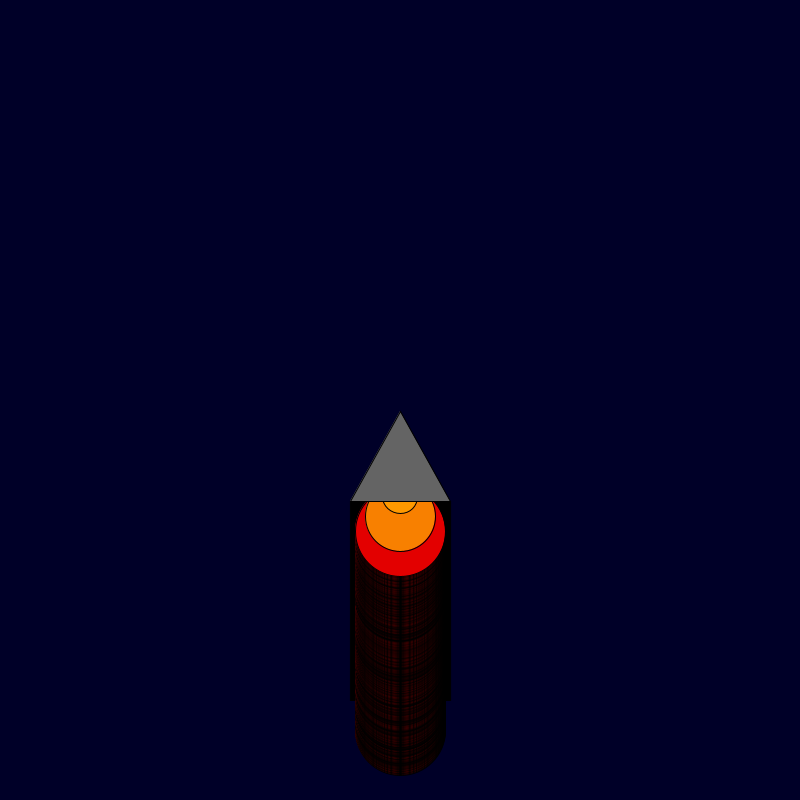
Frame 1 (no input)
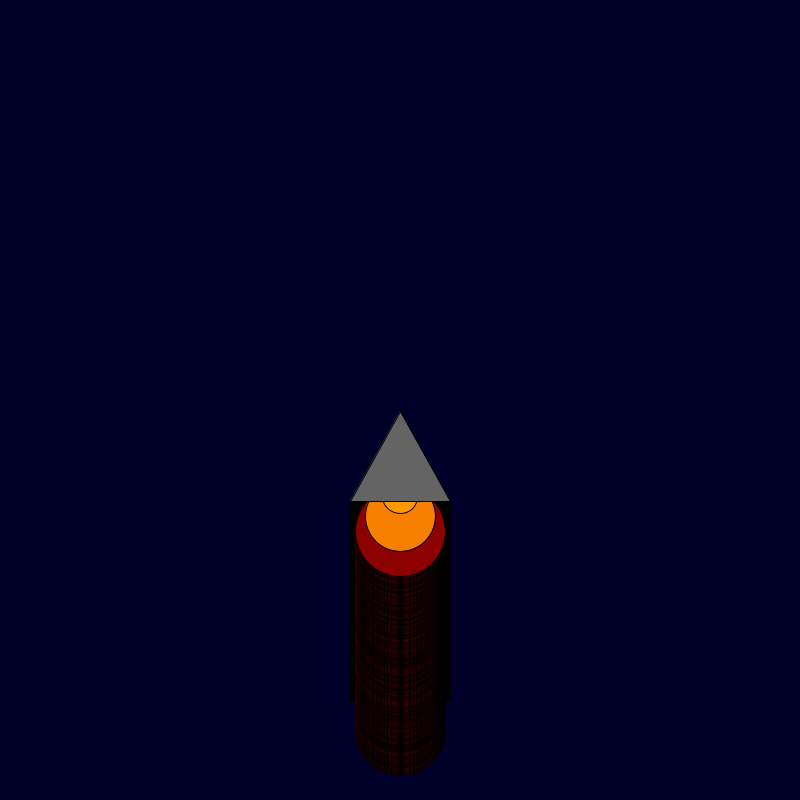
Frame 60 (the mouse pressed at the canvas centre just before this capture)
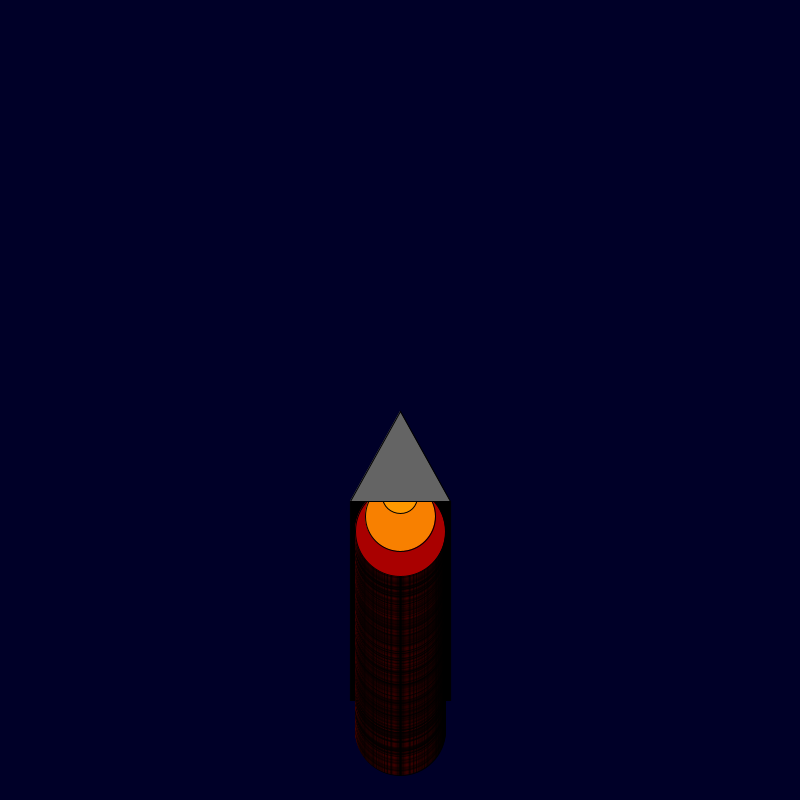
Frame 120 (the mouse held since frame 60 and released just before this capture)

The Processing sketch that drew these frames (run headless with seeded random() and noise(); from frame 60 on, the mouse is pressed at the canvas centre):

// Processing sketch: rocket_ship
// ── rocket_ship.pde
int x = 400; 
int y = 600;

void setup() {
size(800, 800);
   
}
void draw() {
 background(0, 0, 40);
  for (int y = 600; y>400; y--) {
    fill(random(255), 0, 0);
    ellipse(x, y + 130, 90, 90);
    fill(248, 128, 0);
    ellipse(x, y + 115, 70, 70);
    fill(255, 153, 0);
    ellipse(x, y + 95, 35, 35);
    fill(100, 100, 100);
    triangle(x, y + 10, x + 50, y + 100, x - 50, y + 100);
  }
}
